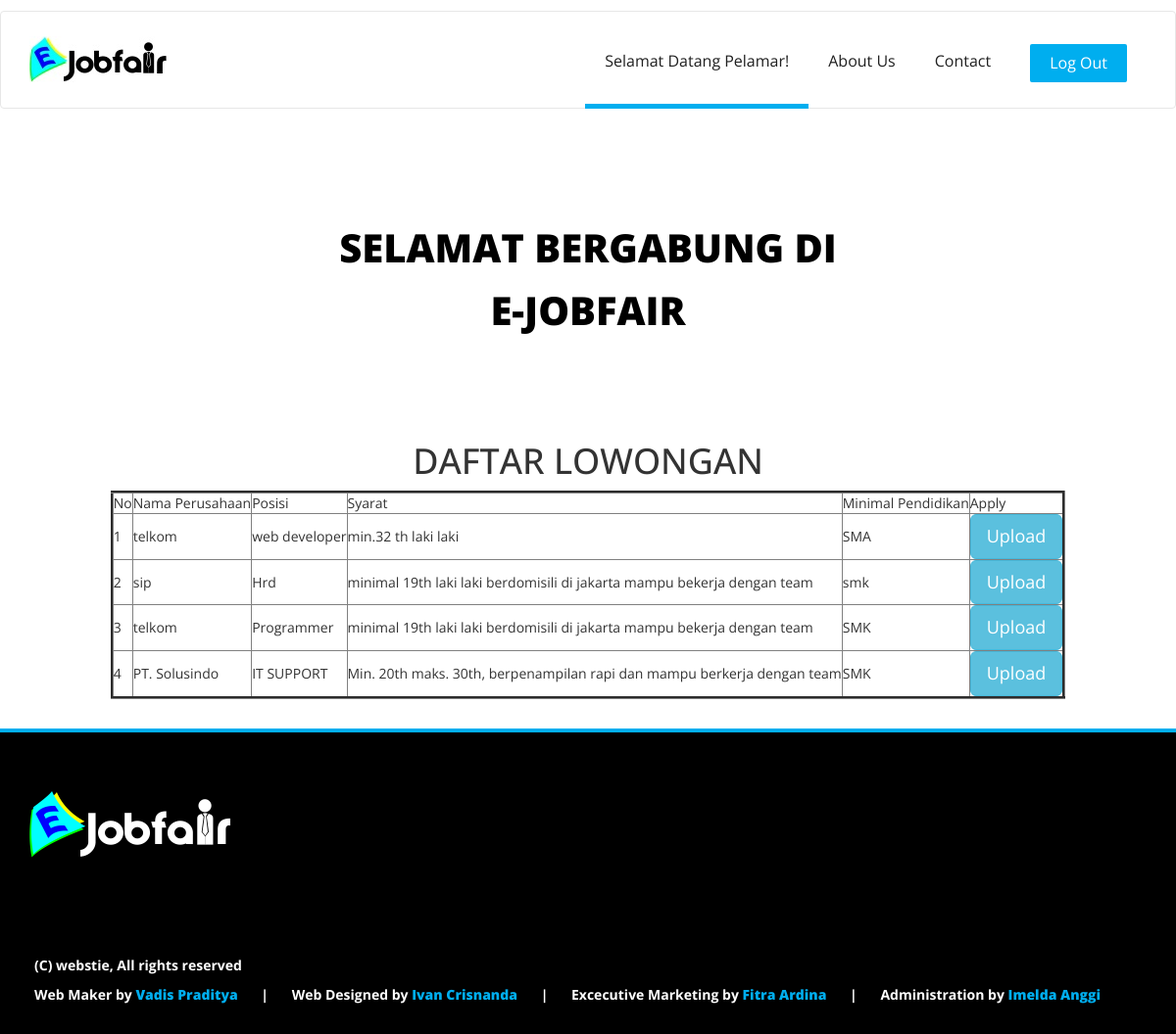
Page /mlebu_pelamar.php (signed in) on the committed database.
### tables this page shows
CREATE TABLE IF NOT EXISTS `lowongan` (
  `id_perusahaan` int(11) NOT NULL,
`id_lowongan` int(20) NOT NULL,
  `posisi` varchar(30) NOT NULL,
  `lowongan` text NOT NULL,
  `syarat` text NOT NULL
);

CREATE TABLE IF NOT EXISTS `perusahaan` (
  `nama` varchar(30) NOT NULL,
  `alamat` varchar(30) NOT NULL,
  `telp` varchar(20) NOT NULL,
  `email` varchar(30) NOT NULL,
  `password` varchar(30) NOT NULL,
`id_perusahaan` int(11) NOT NULL
);

### mlebu_pelamar.php (the view, shortened to what this page needs)
<!DOCTYPE html>
 <html class="no-js">
    <head>
        <link rel="stylesheet" href="css/normalize.css">
        <link rel="stylesheet" href="css/font-awesome.min.css">
        <link rel="stylesheet" href="css/fontello.css">
        <link rel="stylesheet" href="css/animate.css">
        <link rel="stylesheet" href="css/bootstrap.min.css">
        <link rel="stylesheet" href="css/owl.carousel.css">
        <link rel="stylesheet" href="css/owl.theme.css">
        <link rel="stylesheet" href="css/owl.transitions.css">
        <link rel="stylesheet" href="style.css">
        <link rel="stylesheet" href="responsive.css">
    </head>
    <body>
        <div class="header-connect">
            <div class="container">
                <div class="row">
                    <div class="col-md-5 col-sm-8 col-xs-8">
                    </div>
                    </div>
                </div>
            </div>
        <nav class="navbar navbar-default">
          <div class="container">
            <div class="navbar-header">
              <a class="navbar-brand" href="index.php"><img src="img/logo.jpg" alt=""></a>
            </div>
            <div class="collapse navbar-collapse" id="bs-example-navbar-collapse-1">
              <div class="button navbar-right">
                  <a href="logout_perusahaan.php"><button class="navbar-btn nav-button bounceInRight login" data-wow-delay="0.8s">Log Out</button></a>
              </div>
              <ul class="main-nav nav navbar-nav navbar-right">
                <li class="wow fadeInDown" data-wow-delay="0s"><a class="active" href="#">Selamat Datang Pelamar!</a></li>
                <li class="wow fadeInDown" data-wow-delay="0.3s"><a href="about_us.php">About us</a></li>
                <li class="wow fadeInDown" data-wow-delay="0.5s"><a href="contact.php">Contact</a></li>
              </ul>
            </div>
          </div>
        </nav>
            <div class="container slider-content">
                <div class="row">
                    <div class="col-lg-8 col-lg-offset-2 col-md-10 col-md-offset-1 col-sm-12">
                        <h2 style="color: black;">Selamat Bergabung di </h2>
                        <h2 style="color: black;">E-Jobfair</h2>
                    </div>
                </div>
            </div>
        <br>
        <br>
        <br>
        <br>
        <br>
        <br>
<br>
<br>
<br>
<br>
<br>
<br>
        <br>
        <br>
<center>
    <br></br>
    <h1>DAFTAR LOWONGAN</h1>
    <table border=3 style="padding:10px;">
        <tr>
            <td>No</td>
            <td>Nama Perusahaan</td>
            <td>Posisi</td>
            <td>Syarat</td>
            <td>Minimal Pendidikan</td>
            <td>Apply</td>
        </tr>
        <?php
        $no=0;
        $lowongan=mysql_query("select * from lowongan join perusahaan on lowongan.id_perusahaan=perusahaan.id_perusahaan");
        while($data=mysql_fetch_array($lowongan)){
            $no++;
            echo '
            <tr>
                <td>'.$no.'</td>
                <td>'.$data['nama'].'</td>
                <td>'.$data['posisi'].'</td>
                <td>'.$data['lowongan'].'</td>
                <td>'.$data['syarat'].'</td>
                <td><a href="#myModal'.$no.'" data-toggle="modal"><button type="button" class="btn btn-info btn-lg" >Upload</button></a></td>';
                ?>
                <?php
                echo '</tr>';
            }
            ?>
        </table>
    </center>
<br>
    <div class="footer-area">
        <div class="container">
            <div class="row footer">
                <div class="col-md-4">
                    <div class="single-footer">
                        <img src="img/footer-logo.png" alt="" class="wow pulse" data-wow-delay="1s">
                    </div>
                </div>
                <div class="col-md-4">
                </div>
            </div>
            <div class="row footer-copy">
                <p><span>(C) webstie, All rights reserved</span>
                    <span>Web Maker by <a href="https://www.instagram.com/vadisp/">Vadis Praditya</a></span> | <span> Web Designed by <a href="https://www.instagram.com/ivancrisnanda/">Ivan Crisnanda</a></span> | <span> Excecutive Marketing by <a href="https://www.instagram.com/fitraardina/">Fitra Ardina</a></span> | <span> Administration by <a href="https://www.instagram.com/imeldaanggi/">Imelda Anggi</a></span> </p>
                </div>
            </div>
        </div>
    </body>
    </html>

### style.css (style rules this page uses)
body { font-family: 'Open Sans', sans-serif; }
.header-connect { padding-top: 10px; }
.navbar-default .navbar-nav > li > a { color: #202020; font-size: 16px; font-weight: 400; text-transform: capitalize; position: relative; }
.navbar-nav > li > a { padding-right: 20px; padding-left: 20px; }
.navbar-default .navbar-nav > li > a.active:after { background-color: #00aeef; bottom: -24px; content: ""; height: 5px; left: 0; position: absolute; transition: all 0.2s ease 0s; width: 100%; }
.navbar-default .navbar-nav > li > a::after { background-color: #00aeef; bottom: -24px; content: ""; height: 5px; left: 0; position: absolute; transition: all 0.2s ease 0s; width: 0%; }
.navbar-nav.navbar-right:last-child { margin-right: 20px }
.navbar-brand { padding-top: 10px; }
.main-nav { padding-top: 10px; }
.button.navbar-right { padding-top: 10px; }
.nav-button { background-color: #c2c2c2; border: medium none; color: #fff; font-size: 16px; padding: 8px 20px; border-radius: 2px; -webkit-transition: all 0.4s ease; -moz-transition: all 0.4s ease; -ms-transition: all 0.4s ease; transition: all 0.4s ease; }
.nav-button.login { background-color: #00AEEF; margin-right: 5px; }
.navbar { margin-bottom: 0px; min-height: 100px; }
.navbar-default { background-image: none; background-color: #fff; background-repeat: repeat-x; border-radius: 4px; box-shadow: none; }
.navbar .container { padding-top: 15px }
.slider-content { position: absolute; top:20%; left: 50%; margin-left: -585px; text-align: center; color: #fff }
.slider-content h2 { font-size: 40px; font-weight: 800; margin-bottom: 20px; text-transform: uppercase; }
.footer-area { background: #000; border-top: 4px solid #00AEEF; padding-bottom: 20px }
.footer { padding: 0px 0 80px 0; }
.single-footer { margin-top: 60px }
.single-footer img { margin-bottom: 20px; }
.footer-copy { color: #fff; font-weight: 700; }
.footer-copy span { margin-right: 20px; margin-left: 20px; }
.footer-copy span a { color: #00aeef; font-weight: 800; }
body { overflow: hidden; }

### rows in the picture
lowongan: id_perusahaan.nama "telkom", posisi "web developer", lowongan "min.32 th laki laki", syarat "SMA"
lowongan: id_perusahaan.nama "sip", posisi "Hrd", lowongan "minimal 19th laki laki berdomisili di jakarta mampu bekerja dengan team", syarat "smk"
lowongan: id_perusahaan.nama "telkom", posisi "Programmer", lowongan "minimal 19th laki laki berdomisili di jakarta mampu bekerja dengan team", syarat "SMK"
lowongan: id_perusahaan.nama "PT. Solusindo", posisi "IT SUPPORT", lowongan "Min. 20th maks. 30th, berpenampilan rapi dan mampu berkerja dengan team", syarat "SMK"
